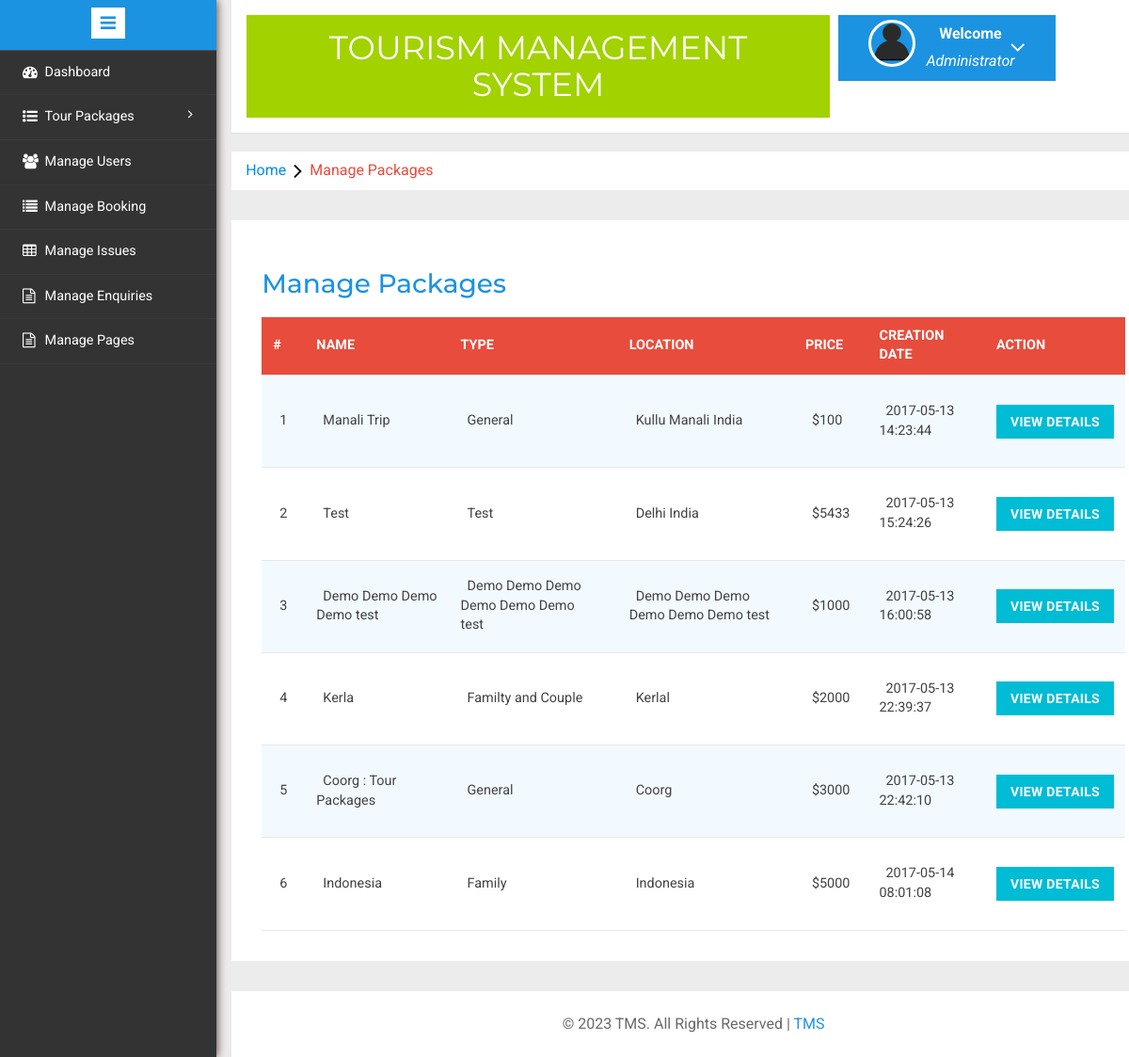
Before: /tms/admin/manage-packages.php (signed in) with the older database file.
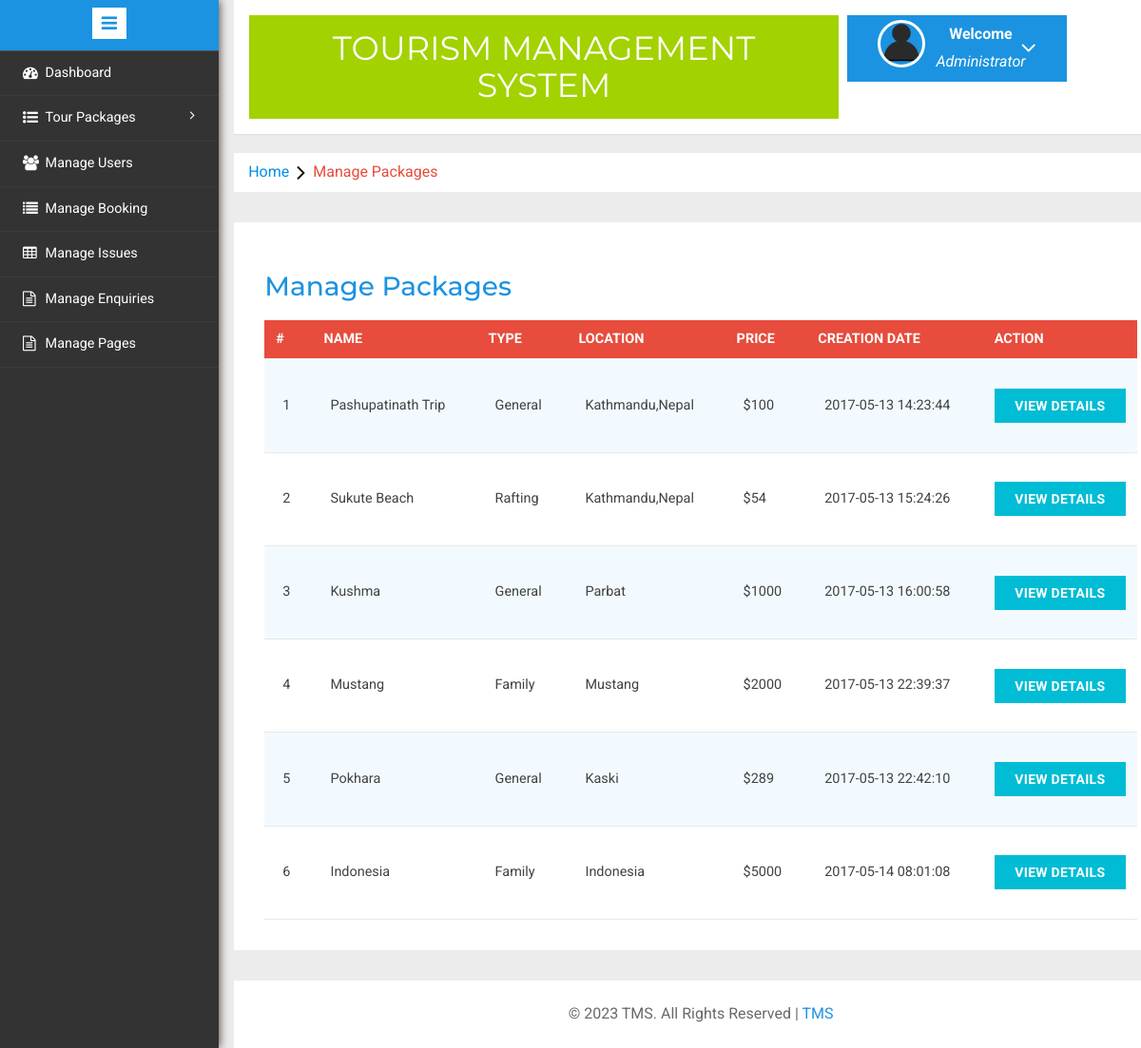
After: the same page with the newer database file.
### tables this page shows
CREATE TABLE `tbltourpackages` (
  `PackageId` int(11) NOT NULL,
  `PackageName` varchar(200) DEFAULT NULL,
  `PackageType` varchar(150) DEFAULT NULL,
  `PackageLocation` varchar(100) DEFAULT NULL,
  `PackagePrice` int(11) DEFAULT NULL,
  `PackageFetures` varchar(255) DEFAULT NULL,
  `PackageDetails` mediumtext DEFAULT NULL,
  `PackageImage` varchar(100) DEFAULT NULL,
  `Creationdate` timestamp NULL DEFAULT current_timestamp(),
  `UpdationDate` timestamp NULL DEFAULT NULL ON UPDATE current_timestamp()
);

### tms/admin/manage-packages.php (the view, shortened to what this page needs)
<?php
include('includes/config.php');
if(strlen($_SESSION['alogin'])==0)
	{
header('location:index.php');
}
else{
	?>
<!DOCTYPE HTML>
<html>
<head>
<link href="css/bootstrap.min.css" rel='stylesheet' type='text/css' />
<link href="css/style.css" rel='stylesheet' type='text/css' />
<link rel="stylesheet" href="css/morris.css" type="text/css"/>
<link href="css/font-awesome.css" rel="stylesheet">
<link rel="stylesheet" type="text/css" href="css/table-style.css" />
<link rel="stylesheet" type="text/css" href="css/basictable.css" />
<link rel="stylesheet" href="css/icon-font.min.css" type='text/css' />
</head>
<body>
   <div class="page-container">
<div class="left-content">
	   <div class="mother-grid-inner">
				<?php include('includes/header.php');?>
				</div>
<ol class="breadcrumb">
                <li class="breadcrumb-item"><a href="index.html">Home</a><i class="fa fa-angle-right"></i>Manage Packages</li>
            </ol>
<div class="agile-grids">
				<div class="agile-tables">
					<div class="w3l-table-info">
					  <h2>Manage Packages</h2>
					    <table id="table">
						<thead>
						  <tr>
						  <th>#</th>
							<th >Name</th>
							<th>Type</th>
							<th>Location</th>
							<th>Price</th>
							<th>Creation Date</th>
							<th>Action</th>
						  </tr>
						</thead>
						<tbody>
<?php $sql = "SELECT * from TblTourPackages";
$query = $dbh -> prepare($sql);
$query->execute();
$results=$query->fetchAll(PDO::FETCH_OBJ);
$cnt=1;
if($query->rowCount() > 0)
{
foreach($results as $result)
{				?>
						  <tr>
							<td><?php echo htmlentities($cnt);?></td>
							<td><?php echo htmlentities($result->PackageName);?></td>
							<td><?php echo htmlentities($result->PackageType);?></td>
							<td><?php echo htmlentities($result->PackageLocation);?></td>
							<td>$<?php echo htmlentities($result->PackagePrice);?></td>
							<td><?php echo htmlentities($result->Creationdate);?></td>
							<td><a href="update-package.php?pid=<?php echo htmlentities($result->PackageId);?>"><button type="button" class="btn btn-primary btn-block">View Details</button></a></td>
						  </tr>
						 <?php $cnt=$cnt+1;} }?>
						</tbody>
					  </table>
					</div>
			</div>
<?php include('includes/footer.php');?>
</div>
</div>
						<?php include('includes/sidebarmenu.php');?>
							</div>
</body>
</html>
<?php } ?>

Changed rows visible on the page:
changed tbltourpackages: PackageName "Manali Trip" → "Pashupatinath Trip"; PackageLocation "Kullu Manali India" → "Kathmandu,Nepal"
changed tbltourpackages: PackageName "Test" → "Sukute Beach"; PackageType "Test" → "Rafting"; PackageLocation "Delhi India" → "Kathmandu,Nepal"; PackagePrice "5433" → "54"
changed tbltourpackages: PackageName "Demo Demo Demo Demo test" → "Kushma"; PackageType "Demo Demo Demo Demo Demo Demo test" → "General"; PackageLocation "Demo Demo Demo Demo Demo Demo test" → "Parbat"
changed tbltourpackages: PackageName "Kerla" → "Mustang"; PackageType "Familty and Couple" → "Family"; PackageLocation "Kerlal" → "Mustang"
changed tbltourpackages: PackageName "Coorg : Tour Packages" → "Pokhara"; PackageLocation "Coorg" → "Kaski"; PackagePrice "3000" → "289"
